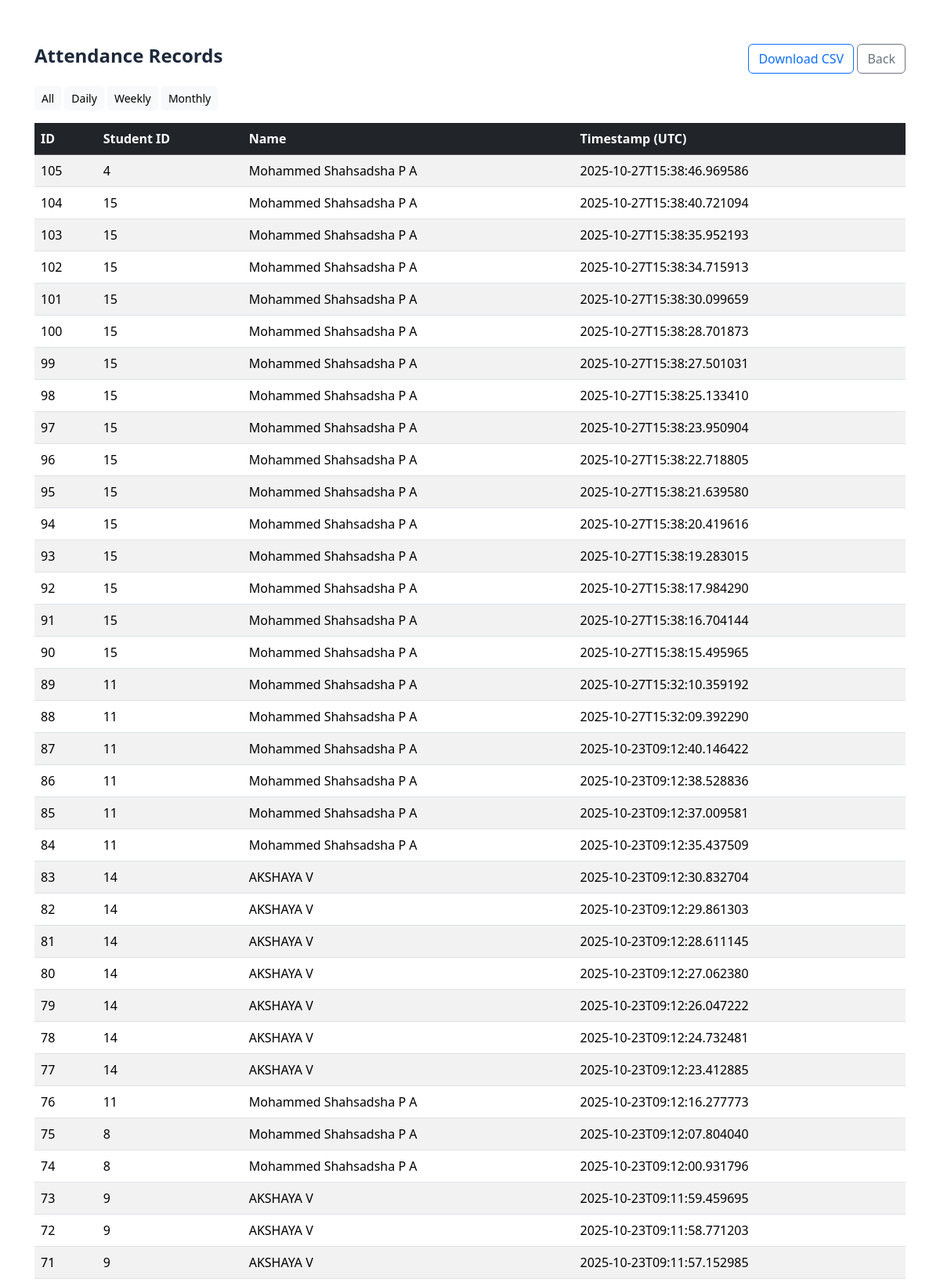
The page /attendance_record (upper part) on the database its author committed.
### tables this page shows
CREATE TABLE attendance (
                    id INTEGER PRIMARY KEY AUTOINCREMENT,
                    student_id INTEGER,
                    name TEXT,
                    timestamp TEXT
                );

### app.py (the view)
@app.route("/attendance_record", methods=["GET"])
def attendance_record():
    period = request.args.get("period", "all")  # all, daily, weekly, monthly
    conn = sqlite3.connect(DB_PATH)
    c = conn.cursor()
    q = "SELECT id, student_id, name, timestamp FROM attendance"
    params = ()
    if period == "daily":
        today = datetime.date.today().isoformat()
        q += " WHERE date(timestamp) = ?"
        params = (today,)
    elif period == "weekly":
        start = (datetime.date.today() - datetime.timedelta(days=7)).isoformat()
        q += " WHERE date(timestamp) >= ?"
        params = (start,)
    elif period == "monthly":
        start = (datetime.date.today() - datetime.timedelta(days=30)).isoformat()
        q += " WHERE date(timestamp) >= ?"
        params = (start,)
    q += " ORDER BY timestamp DESC LIMIT 5000"
    c.execute(q, params)
    rows = c.fetchall()
    conn.close()
    return render_template("attendance_record.html", records=rows, period=period)

### templates/attendance_record.html (shortened to what this page needs)
<!doctype html>
<html>
<head>
  <link href="https://cdn.jsdelivr.net/npm/bootstrap@5.3.1/dist/css/bootstrap.min.css" rel="stylesheet">
  <link rel="stylesheet" href="{{ url_for('static', filename='css/style.css') }}">
</head>
<body>
<div class="container my-4">
  <div class="d-flex justify-content-between align-items-center mb-3">
    <h4>Attendance Records</h4>
    <div>
      <a class="btn btn-outline-primary" href="/download_csv">Download CSV</a>
      <a class="btn btn-outline-secondary" href="/">Back</a>
    </div>
  </div>
  <div class="mb-3">
    <a href="/attendance_record?period=all" class="btn btn-sm btn-light">All</a>
    <a href="/attendance_record?period=daily" class="btn btn-sm btn-light">Daily</a>
    <a href="/attendance_record?period=weekly" class="btn btn-sm btn-light">Weekly</a>
    <a href="/attendance_record?period=monthly" class="btn btn-sm btn-light">Monthly</a>
  </div>
  <div class="table-responsive">
    <table class="table table-striped">
      <thead class="table-dark">
        <tr><th>ID</th><th>Student ID</th><th>Name</th><th>Timestamp (UTC)</th></tr>
      </thead>
      <tbody>
      {% for r in records %}
        <tr><td>{{ r[0] }}</td><td>{{ r[1] }}</td><td>{{ r[2] }}</td><td>{{ r[3] }}</td></tr>
      {% endfor %}
      </tbody>
    </table>
  </div>
</div>
</body>
</html>

### static/css/style.css (style rules this page uses)
html, body { height: 100%; margin: 0; }
body { font-family: 'Segoe UI', Tahoma, Geneva, Verdana, sans-serif; background: url('static/images/bg.png') no-repeat center center fixed; background-size: contain; margin: 0; color: #1e293b; display: flex; justify-content: flex-end; align-items: flex-start; padding: 2rem; }
body::before { content: ''; position: fixed; inset: 0; background: rgba(255,255,255,0.4); z-index: -1; }
h5, h4, h3 { font-weight: 600; }

### rows shown on the page
attendance: id "105", student "4", name "Mohammed Shahsadsha P A", timestamp "2025-10-27T15:38:46.969586"
attendance: id "104", student "15", name "Mohammed Shahsadsha P A", timestamp "2025-10-27T15:38:40.721094"
attendance: id "103", student "15", name "Mohammed Shahsadsha P A", timestamp "2025-10-27T15:38:35.952193"
attendance: id "102", student "15", name "Mohammed Shahsadsha P A", timestamp "2025-10-27T15:38:34.715913"
attendance: id "101", student "15", name "Mohammed Shahsadsha P A", timestamp "2025-10-27T15:38:30.099659"
attendance: id "100", student "15", name "Mohammed Shahsadsha P A", timestamp "2025-10-27T15:38:28.701873"
attendance: id "99", student "15", name "Mohammed Shahsadsha P A", timestamp "2025-10-27T15:38:27.501031"
attendance: id "98", student "15", name "Mohammed Shahsadsha P A", timestamp "2025-10-27T15:38:25.133410"
attendance: id "97", student "15", name "Mohammed Shahsadsha P A", timestamp "2025-10-27T15:38:23.950904"
attendance: id "96", student "15", name "Mohammed Shahsadsha P A", timestamp "2025-10-27T15:38:22.718805"
attendance: id "95", student "15", name "Mohammed Shahsadsha P A", timestamp "2025-10-27T15:38:21.639580"
attendance: id "94", student "15", name "Mohammed Shahsadsha P A", timestamp "2025-10-27T15:38:20.419616"
attendance: id "93", student "15", name "Mohammed Shahsadsha P A", timestamp "2025-10-27T15:38:19.283015"
attendance: id "92", student "15", name "Mohammed Shahsadsha P A", timestamp "2025-10-27T15:38:17.984290"
attendance: id "91", student "15", name "Mohammed Shahsadsha P A", timestamp "2025-10-27T15:38:16.704144"
attendance: id "90", student "15", name "Mohammed Shahsadsha P A", timestamp "2025-10-27T15:38:15.495965"
attendance: id "89", student "11", name "Mohammed Shahsadsha P A", timestamp "2025-10-27T15:32:10.359192"
attendance: id "88", student "11", name "Mohammed Shahsadsha P A", timestamp "2025-10-27T15:32:09.392290"
attendance: id "87", student "11", name "Mohammed Shahsadsha P A", timestamp "2025-10-23T09:12:40.146422"
attendance: id "86", student "11", name "Mohammed Shahsadsha P A", timestamp "2025-10-23T09:12:38.528836"
attendance: id "85", student "11", name "Mohammed Shahsadsha P A", timestamp "2025-10-23T09:12:37.009581"
attendance: id "84", student "11", name "Mohammed Shahsadsha P A", timestamp "2025-10-23T09:12:35.437509"
attendance: id "83", student "14", name "AKSHAYA V", timestamp "2025-10-23T09:12:30.832704"
attendance: id "82", student "14", name "AKSHAYA V", timestamp "2025-10-23T09:12:29.861303"
attendance: id "81", student "14", name "AKSHAYA V", timestamp "2025-10-23T09:12:28.611145"
attendance: id "80", student "14", name "AKSHAYA V", timestamp "2025-10-23T09:12:27.062380"
attendance: id "79", student "14", name "AKSHAYA V", timestamp "2025-10-23T09:12:26.047222"
attendance: id "78", student "14", name "AKSHAYA V", timestamp "2025-10-23T09:12:24.732481"
attendance: id "77", student "14", name "AKSHAYA V", timestamp "2025-10-23T09:12:23.412885"
attendance: id "76", student "11", name "Mohammed Shahsadsha P A", timestamp "2025-10-23T09:12:16.277773"
attendance: id "75", student "8", name "Mohammed Shahsadsha P A", timestamp "2025-10-23T09:12:07.804040"
attendance: id "74", student "8", name "Mohammed Shahsadsha P A", timestamp "2025-10-23T09:12:00.931796"
attendance: id "73", student "9", name "AKSHAYA V", timestamp "2025-10-23T09:11:59.459695"
attendance: id "72", student "9", name "AKSHAYA V", timestamp "2025-10-23T09:11:58.771203"
attendance: id "71", student "9", name "AKSHAYA V", timestamp "2025-10-23T09:11:57.152985"
